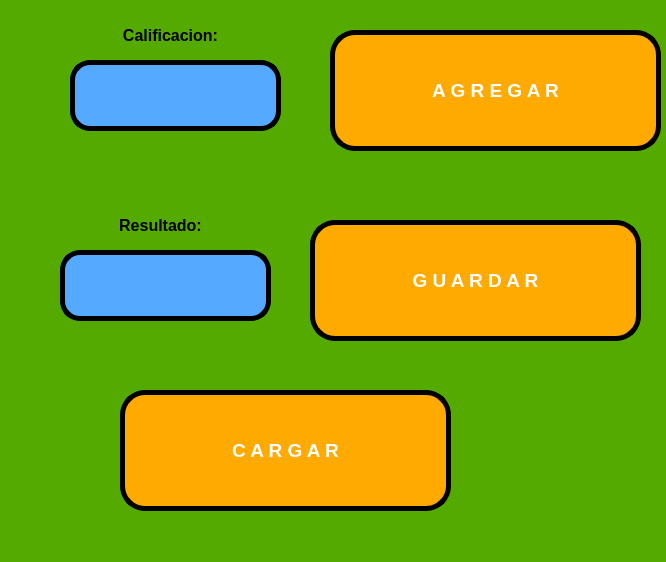
<?xml version="1.0" encoding="UTF-8"?>
<ui version="4.0">
 <class>MainWindow</class>
 <widget class="QMainWindow" name="MainWindow">
  <property name="geometry">
   <rect>
    <x>0</x>
    <y>0</y>
    <width>666</width>
    <height>562</height>
   </rect>
  </property>
  <property name="windowTitle">
   <string>MainWindow</string>
  </property>
  <property name="styleSheet">
   <string notr="true">background-color: rgb(85, 170, 0);</string>
  </property>
  <widget class="QWidget" name="centralwidget">
   <widget class="QPushButton" name="btn_agregar">
    <property name="geometry">
     <rect>
      <x>330</x>
      <y>30</y>
      <width>331</width>
      <height>121</height>
     </rect>
    </property>
    <property name="font">
     <font>
      <pointsize>14</pointsize>
      <weight>75</weight>
      <bold>true</bold>
     </font>
    </property>
    <property name="layoutDirection">
     <enum>Qt::LeftToRight</enum>
    </property>
    <property name="styleSheet">
     <string notr="true">background-color: rgb(170, 85, 255);
background-color: rgb(255, 170, 0);
color: rgb(255, 255, 255);
border-radius: 25px;
border:  5px solid black;</string>
    </property>
    <property name="text">
     <string>A G R E G A R</string>
    </property>
   </widget>
   <widget class="QLabel" name="label">
    <property name="geometry">
     <rect>
      <x>70</x>
      <y>10</y>
      <width>201</width>
      <height>51</height>
     </rect>
    </property>
    <property name="text">
     <string>&lt;html&gt;&lt;head/&gt;&lt;body&gt;&lt;p&gt;&lt;span style=&quot; font-size:12pt; font-weight:600;&quot;&gt;Calificacion:&lt;/span&gt;&lt;/p&gt;&lt;/body&gt;&lt;/html&gt;</string>
    </property>
    <property name="alignment">
     <set>Qt::AlignCenter</set>
    </property>
   </widget>
   <widget class="QLineEdit" name="txt_calificacion">
    <property name="geometry">
     <rect>
      <x>70</x>
      <y>60</y>
      <width>211</width>
      <height>71</height>
     </rect>
    </property>
    <property name="layoutDirection">
     <enum>Qt::LeftToRight</enum>
    </property>
    <property name="styleSheet">
     <string notr="true">background-color: rgb(85, 170, 255);
border-radius:20px;
border:  5px solid black;</string>
    </property>
    <property name="text">
     <string/>
    </property>
    <property name="alignment">
     <set>Qt::AlignCenter</set>
    </property>
   </widget>
   <widget class="QLabel" name="label_4">
    <property name="geometry">
     <rect>
      <x>50</x>
      <y>200</y>
      <width>221</width>
      <height>51</height>
     </rect>
    </property>
    <property name="text">
     <string>&lt;html&gt;&lt;head/&gt;&lt;body&gt;&lt;p&gt;&lt;span style=&quot; font-size:12pt; font-weight:600;&quot;&gt;Resultado:&lt;/span&gt;&lt;/p&gt;&lt;/body&gt;&lt;/html&gt;</string>
    </property>
    <property name="alignment">
     <set>Qt::AlignCenter</set>
    </property>
   </widget>
   <widget class="QLineEdit" name="txt_promedio">
    <property name="geometry">
     <rect>
      <x>60</x>
      <y>250</y>
      <width>211</width>
      <height>71</height>
     </rect>
    </property>
    <property name="layoutDirection">
     <enum>Qt::LeftToRight</enum>
    </property>
    <property name="styleSheet">
     <string notr="true">background-color: rgb(85, 170, 255);
border-radius:20px;
border:  5px solid black;</string>
    </property>
    <property name="text">
     <string/>
    </property>
    <property name="alignment">
     <set>Qt::AlignCenter</set>
    </property>
   </widget>
   <widget class="QPushButton" name="btn_guardar">
    <property name="geometry">
     <rect>
      <x>310</x>
      <y>220</y>
      <width>331</width>
      <height>121</height>
     </rect>
    </property>
    <property name="font">
     <font>
      <pointsize>14</pointsize>
      <weight>75</weight>
      <bold>true</bold>
     </font>
    </property>
    <property name="layoutDirection">
     <enum>Qt::LeftToRight</enum>
    </property>
    <property name="styleSheet">
     <string notr="true">background-color: rgb(170, 85, 255);
background-color: rgb(255, 170, 0);
color: rgb(255, 255, 255);
border-radius: 25px;
border:  5px solid black;</string>
    </property>
    <property name="text">
     <string>G U A R D A R</string>
    </property>
   </widget>
   <widget class="QPushButton" name="btn_cargar">
    <property name="geometry">
     <rect>
      <x>120</x>
      <y>390</y>
      <width>331</width>
      <height>121</height>
     </rect>
    </property>
    <property name="font">
     <font>
      <pointsize>14</pointsize>
      <weight>75</weight>
      <bold>true</bold>
     </font>
    </property>
    <property name="layoutDirection">
     <enum>Qt::LeftToRight</enum>
    </property>
    <property name="styleSheet">
     <string notr="true">background-color: rgb(170, 85, 255);
background-color: rgb(255, 170, 0);
color: rgb(255, 255, 255);
border-radius: 25px;
border:  5px solid black;</string>
    </property>
    <property name="text">
     <string>C A R G A R</string>
    </property>
   </widget>
   <zorder>label</zorder>
   <zorder>btn_agregar</zorder>
   <zorder>txt_calificacion</zorder>
   <zorder>label_4</zorder>
   <zorder>txt_promedio</zorder>
   <zorder>btn_guardar</zorder>
   <zorder>btn_cargar</zorder>
  </widget>
  <widget class="QMenuBar" name="menubar">
   <property name="geometry">
    <rect>
     <x>0</x>
     <y>0</y>
     <width>666</width>
     <height>26</height>
    </rect>
   </property>
  </widget>
  <widget class="QStatusBar" name="statusbar"/>
 </widget>
 <resources/>
 <connections/>
</ui>
